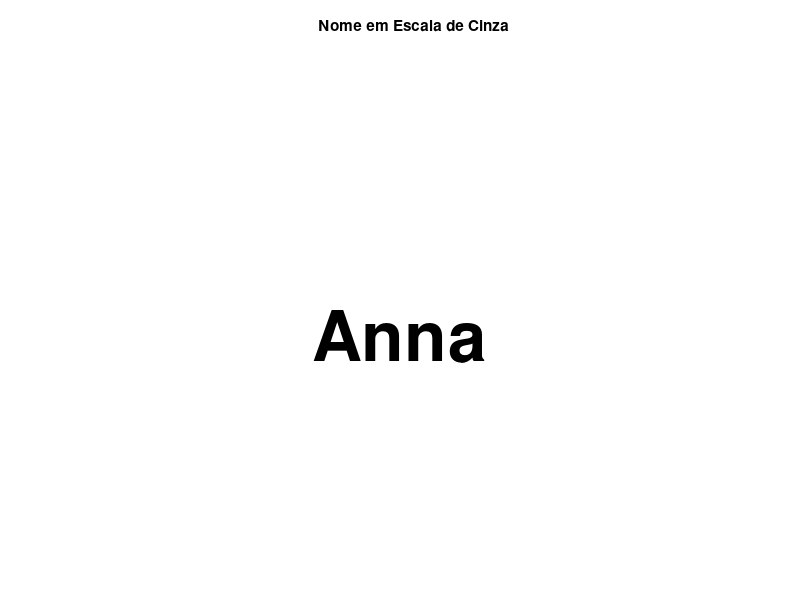

This figure's MATLAB source:
clear; clc;

%  Criar imagem branca (100x100) em escala de cinza
img = uint8(255 * ones(100, 100));

figure;
imshow(img);
title('Nome em Escala de Cinza');
hold on;

% Escrever letra na imagem 
text(30, 60, 'Anna', 'Color', 'k', 'FontSize', 50, 'FontWeight', 'bold');
